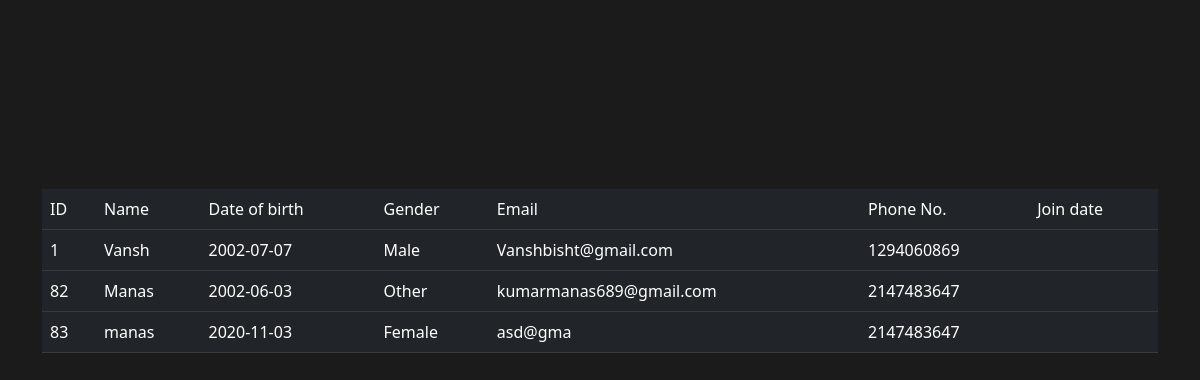
The page /fitness/data.php (signed in) on the database its author committed.
### tables this page shows
CREATE TABLE `signup` (
  `SrNo` int(11) NOT NULL,
  `Name` text NOT NULL,
  `dob` date NOT NULL,
  `gender` text NOT NULL DEFAULT 'Male',
  `email` varchar(100) NOT NULL,
  `phone` int(11) NOT NULL,
  `password` varchar(100) NOT NULL
);

### fitness/data.php (the view, shortened to what this page needs)
<?php
if($_SESSION['email']=="Vanshbisht@gmail.com"){
?>
<!DOCTYPE html>
<html lang="en">
<head>
    <link href="https://cdn.jsdelivr.net/npm/bootstrap@5.0.0-beta1/dist/css/bootstrap.min.css" rel="stylesheet">
</head>
<body style="background-color: #1B1B1B;">
    <div class="container">
    <table class="table table-dark table-hover" style="margin-top: 5cm;">
    <?php
            $servername = 'localhost';
            $username = 'root';
            $password = '';
            $dbname = "userinfo";
            $conn = mysqli_connect($servername, $username, $password, $dbname);
            $result = mysqli_query($conn,"SELECT * FROM `signup`");
?>
<tr>
    <td>ID</td>
    <td>Name</td>
    <td>Date of birth</td>
    <td>Gender</td>
    <td>Email</td>
    <td>Phone No.</td>
    <td>Join date</td>
</tr>
<?php
while($row = mysqli_fetch_array($result)) {
    ?>
<tr>
    <td><?php echo $row['SrNo']; ?></td>
    <td><?php echo $row['Name']; ?></td>
    <td><?php echo $row['dob']; ?></td>
    <td><?php echo $row['gender']; ?></td>
    <td><?php echo $row['email']; ?></td>
    <td><?php echo $row['phone']; ?></td>
    <td><?php echo $row['joindate']; ?></td>
</tr>
<?php
}
?>
</table>
    </div>
</body>
</html>
<?php
}
else{
    header("Location: index1.php");
}
?>

### rows shown on the page
signup: SrNo "1", Name "Vansh", dob "2002-07-07", gender "Male", email "Vanshbisht@gmail.com", phone "1294060869"
signup: SrNo "82", Name "Manas", dob "2002-06-03", gender "Other", email "kumarmanas689@gmail.com", phone "2147483647"
signup: SrNo "83", Name "manas", dob "2020-11-03", gender "Female", email "asd@gma", phone "2147483647"
